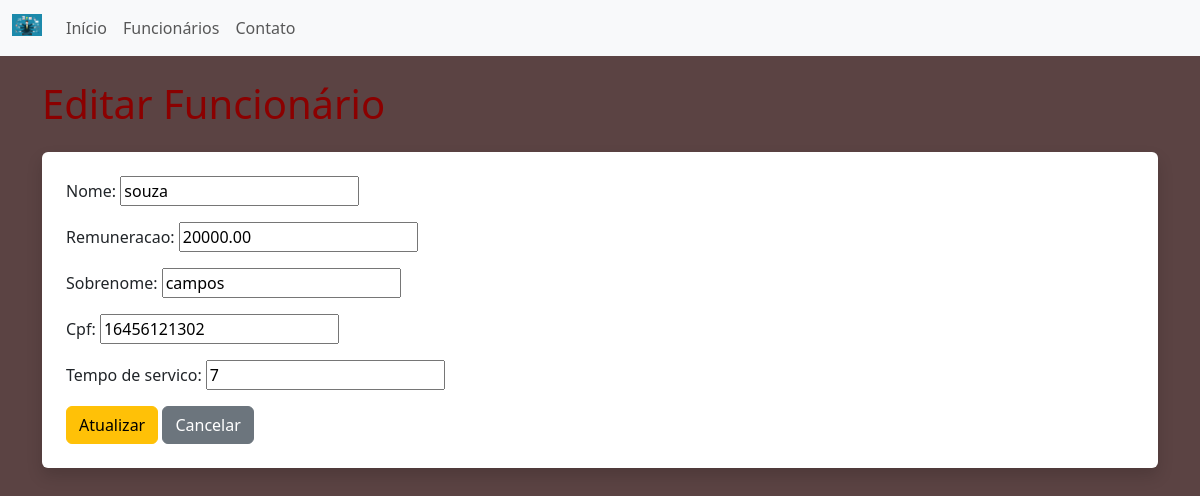
The page /website/editar/26/ on the database as committed earlier.
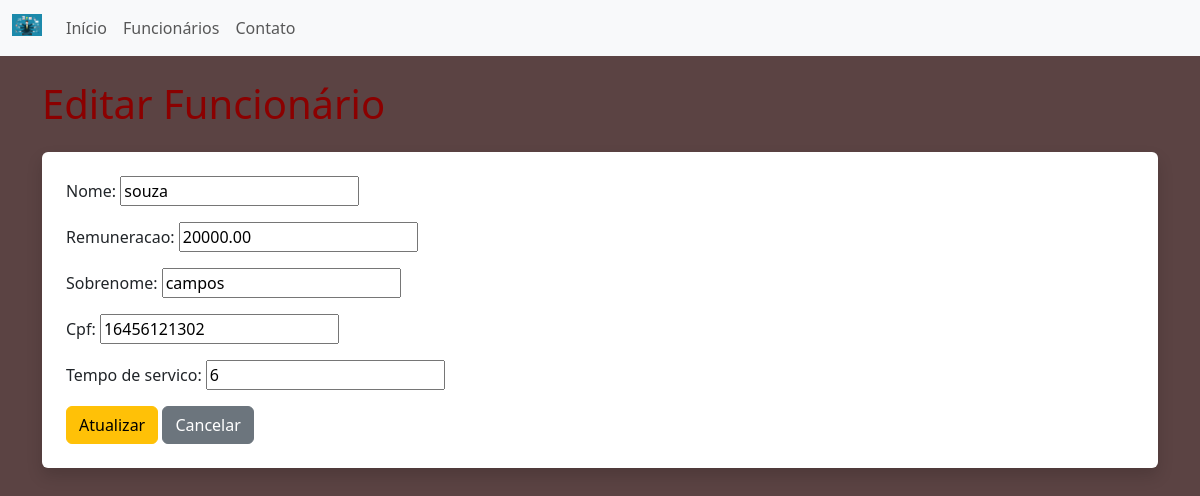
The same page on the database as committed later.
### funcionarios/models.py (models this page shows, shortened)
class Funcionarios(models.Model):
    nome = models.CharField(
        max_length=255,
        null = False,
        blank = False
    )
    sobrenome = models.CharField(
        max_length=255,
        null = False,
        blank = False
    )
    cpf = models.CharField(
        max_length=14,
        null = False,
        blank = False
    )
    tempo_de_servico = models.IntegerField(
        default=0,
        null=False,
        blank=False
    )
    remuneracao = models.DecimalField(
        max_digits=8,
        decimal_places=2,
        null=False,
        blank=False
    )
    objects = models.Manager()

### website/views.py (the view)
# urls.py: path('editar/<int:id>/', views.editar_funcionario, name='editar'),
def editar_funcionario(request, id):
    funcionario = get_object_or_404(Funcionarios, id=id)
    if request.method == 'POST':
        form = FuncionarioForm(request.POST, instance=funcionario)
        if form.is_valid():
            form.save()
            return redirect('website:listar')  # nome da rota que lista funcionários
    else:
        form = FuncionarioForm(instance=funcionario)
    return render(request, 'website/editarfuncionario.html', {'form': form})

### website/forms.py
class FuncionarioForm(forms.ModelForm):
    class Meta:
        model = Funcionarios
        fields = ['nome', 'remuneracao', 'sobrenome', 'cpf', 'tempo_de_servico']

### website/templates/website/editarfuncionario.html (shortened to what this page needs)
{% extends 'website/base.html' %}
{% block content %}
<h1 class="mb-4">Editar Funcionário</h1>
<form method="POST" class="shadow p-4 bg-white rounded">
    {{ form.as_p }}
    <button type="submit" class="btn btn-warning">Atualizar</button>
    <a href="{% url 'website:listar' %}" class="btn btn-secondary">Cancelar</a>
</form>
{% endblock %}

Rows that differ between the two databases and show on the page:
changed Funcionarios "souza": tempo_de_servico "7" → "6"
